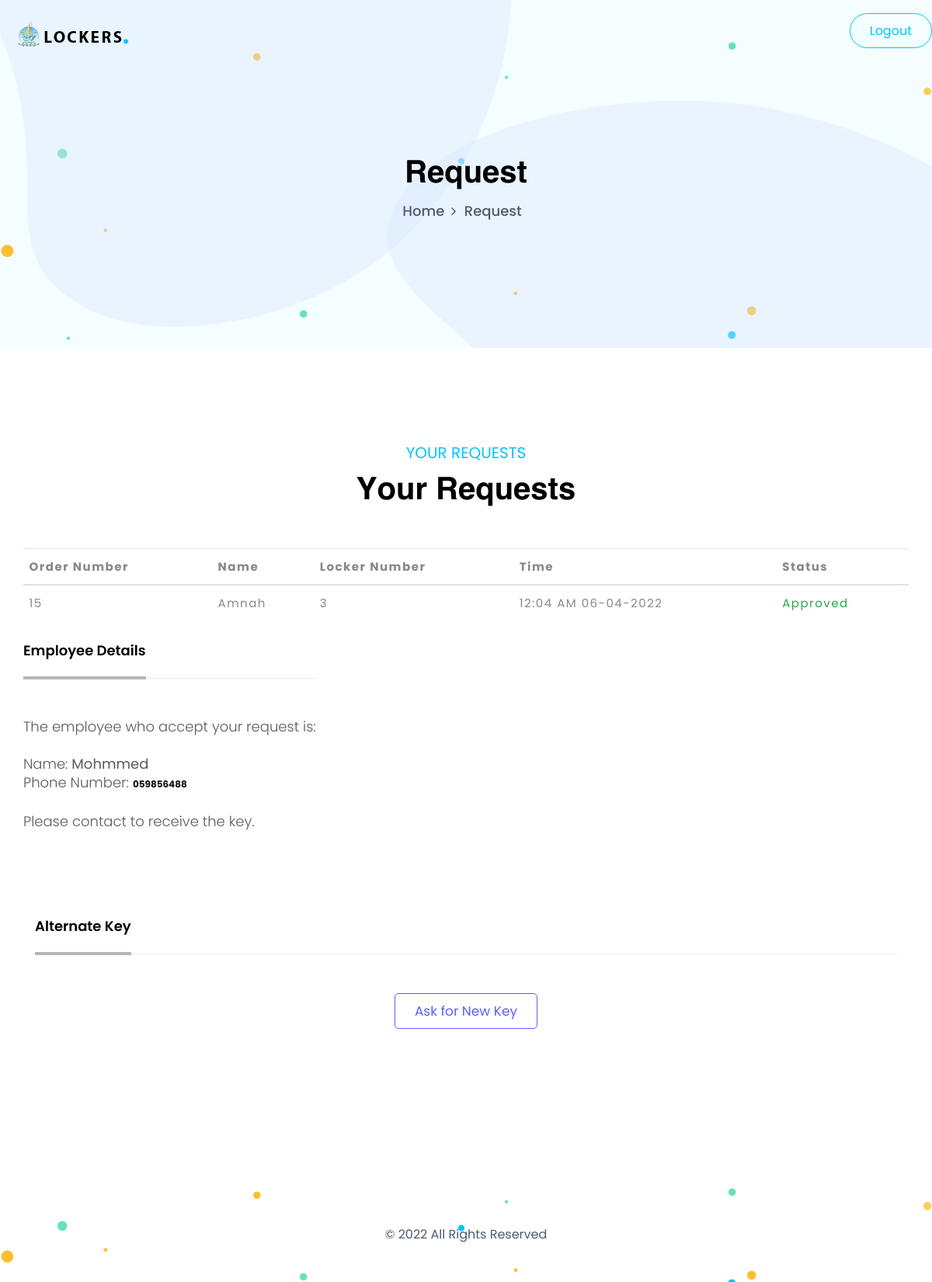
The page /app/request.php (signed in) on the database its author committed.
### tables this page shows
CREATE TABLE `booking` (
  `id` int(11) NOT NULL,
  `student_id` int(11) NOT NULL,
  `locker_id` int(11) NOT NULL,
  `employee_id` int(11) DEFAULT NULL,
  `approved` varchar(25) DEFAULT 'Pending',
  `time_on` int(25) NOT NULL,
  `alternate_key` int(11) NOT NULL DEFAULT '0',
  `attachment` varchar(225) DEFAULT NULL,
  `employee_alternate` int(11) DEFAULT NULL
);

CREATE TABLE `students` (
  `id` int(11) NOT NULL,
  `name` varchar(225) NOT NULL,
  `phone_number` varchar(225) NOT NULL,
  `student_id` varchar(225) NOT NULL,
  `password` varchar(225) NOT NULL
);

### app/request.php (the view, shortened to what this page needs)
<?php
include "inc/conf.php";
$userid = $_SESSION['user:id'];
$booking_id = $conn->query("SELECT booking.id FROM booking INNER JOIN students ON booking.student_id = students.id WHERE students.id = $userid")->fetch();
$booking_id = $booking_id['id'];
$sql = "SELECT * FROM booking INNER JOIN students ON booking.student_id = students.id WHERE students.id = $userid";
$lockers = $conn->query($sql)->fetch();
$has_req = true;
if($lockers['approved'] == 'Approve'){
  $emp_id = $lockers['employee_id'];
  $employee_sql = "SELECT * FROM `administrative` WHERE id = $emp_id";
  $employee = $conn->query($employee_sql)->fetch();
}
?>
<!DOCTYPE html>
<html lang="en">
<head>
<link rel="stylesheet" href="../assets/fonts/avenir/stylesheet.css">
<link rel="stylesheet" href="../assets/fonts/circularSTD/stylesheet.css">
<link rel="stylesheet" href="../assets/fonts/helvetica/stylesheet.css">
<link rel="stylesheet" href="../assets/fonts/gilroy/stylesheet.css">
<link rel="stylesheet" href="../assets/css/bootstrap.min.css">
<link rel="stylesheet" href="../assets/css/jquery-ui.css">
<link rel="stylesheet" href="../assets/css/sm-core-css.css" />
<link rel="stylesheet" href="../assets/css/sm-simple.css" />
<link rel="stylesheet" href="../assets/css/font-awesome.min.css">
<link rel="stylesheet" href="../assets/flaticon/flaticon.css">
<link rel="stylesheet" href="../assets/css/owl.carousel.min.css">
<link rel="stylesheet" href="../assets/css/owl.theme.default.min.css">
<link rel="stylesheet" href="../assets/css/flipping_gallery.css">
<link rel="stylesheet" href="../assets/css/jquery.fancybox.min.css" />
<link rel="stylesheet" href="../assets/css/xzoom.css" />
<link rel="stylesheet" href="../assets/slick/slick-theme.css">
<link rel="stylesheet" href="../assets/slick/slick.css">
<link href="../assets/YoutubeVideoModalPlugin/jquery.yu2fvl.css" rel="stylesheet" type="text/css">
<link rel="stylesheet" href="../assets/css/animate.css">
<link rel="stylesheet" href="../assets/css/aos.css" />
<link rel="stylesheet" href="../assets/css/style.css">
<link rel="stylesheet" href="../assets/css/responsive.css">
</head>
<body>
<header class="qniko-header qhV1">
<div class="header-box">
<div class="row">
<div class="col-md-8">
<nav class="main-nav qnikoNav" role="navigation">
<div class="nav-brand">
<a href="#">
<img src="../assets/img/logo.png" alt="">
</a>
</div>
</nav>
</div>
<div class="col-md-4">
<div class="qnRight">
<a href="logout.php" class="btn-style-a">Logout</a>
</div>
</div>
</div>
</div>
</header>
<section class="innerpage-titleV1-area">
<div class="graphicanimation-area">
<div class="ga-set-A">
<ul>
<li><img src="../assets/img/graphic/set-a/g-1.png" alt=""></li>
<li><img src="../assets/img/graphic/set-a/g-2.png" alt=""></li>
<li><img src="../assets/img/graphic/set-a/g-3.png" alt=""></li>
<li><img src="../assets/img/graphic/set-a/g-4.png" alt=""></li>
<li><img src="../assets/img/graphic/set-a/g-5.png" alt=""></li>
<li><img src="../assets/img/graphic/set-a/g-6.png" alt=""></li>
<li><img src="../assets/img/graphic/set-a/g-8.png" alt=""></li>
<li><img src="../assets/img/graphic/set-a/g-9.png" alt=""></li>
<li><img src="../assets/img/graphic/set-a/g-10.png" alt=""></li>
<li><img src="../assets/img/graphic/set-a/g-11.png" alt=""></li>
<li><img src="../assets/img/graphic/set-a/g-12.png" alt=""></li>
<li><img src="../assets/img/graphic/set-a/g-13.png" alt=""></li>
<li><img src="../assets/img/graphic/set-a/g-14.png" alt=""></li>
</ul>
</div>
</div>
<div class="container">
<div class="row">
<div class="col-md-12">
<div class="innerpage-title">
<h3>Request</h3>
</div>
<div class="page-breadcrumb">
<ul>
<li><a href="index.php">Home</a></li>
<li>Request</li>
</ul>
</div>
</div>
</div>
</div>
</section>
<section class="blog-wrapper-area">
<div class="blog-boxV1">
<div class="container">
<div class="row">
<div class="col-md-12">
<div class="section-titleV1">
<p>Your Requests</p>
<h3>Your Requests</h3>
</div>
</div>
</div>
<div class="row">
<?php if($has_req):
    if($lockers['approved'] == "Approve"){
        $lable = "Approved";
        $class = "text-success";
    }else{
        $lable = "Pending";
        $class = "text-secondary";
    }
    ?>
<table class="table">
  <thead>
    <tr>
      <th scope="col">Order Number</th>
      <th scope="col">Name</th>
      <th scope="col">Locker Number</th>
      <th scope="col">Time</th>
      <th scope="col">Status</th>
    </tr>
  </thead>
  <tbody>
    <tr>
      <td><?=$booking_id?></td>
      <td><?=$lockers['name']?></td>
      <td><?=$lockers['locker_id']?></td>
      <td ><?=date('h:i A m-d-Y ', $lockers['time_on'])?></td>
      <td class="<?=$class?>"><?=$lable?></td>
    </tr>
  </tbody>
</table>
<?php endif;
if ($has_req):
if($lable == "Approved"): ?>
<div class="row">
<div class="col-md-12">
<div class="product-info-tab" style="padding: 14px 0px;">
<nav>
<div class="nav nav-tabs nav-fill" id="nav-tab" role="tablist">
<a class="nav-item nav-link active show" id="nav-home-tab" data-toggle="tab" href="#nav-home" role="tab" aria-controls="nav-home" aria-selected="true">Employee Details</a>
</div>
</nav>
<div class="tab-content py-3 px-3 px-sm-0" id="nav-tabContent">
<div class="tab-pane fade active show" id="nav-home" role="tabpanel" aria-labelledby="nav-home-tab">
<p>
  The employee who accept your request is:
  <br>
  <br>
  Name: <b><?=$employee['name']?></b> <br>
  Phone Number: <a href="tel:<?=$employee['phone_number']?>"> <b><?=$employee['phone_number']?></b> </a>
  <br> <br>
Please contact to receive the key.
</p>
</div>
</div>
</div>
</div>
</div>
<?php endif ?>
<?php endif ?>
</div>
<?php if($lable == "Approved"){ ?>
<div class="row">
<div class="col-md-12">
<div class="product-info-tab" style="padding: 14px 0px;">
<nav>
<div class="nav nav-tabs nav-fill" id="nav-tab" role="tablist">
<a class="nav-item nav-link active show" id="nav-home-tab" data-toggle="tab" href="#nav-home" role="tab" aria-controls="nav-home" aria-selected="true">Alternate Key</a>
</div>
</nav>
<div class="tab-content py-3 px-3 px-sm-0" id="nav-tabContent">
<div class="tab-pane fade active show" id="nav-home" role="tabpanel" aria-labelledby="nav-home-tab">
<div class="text-center">
<?php if($lockers['alternate_key'] == 0):
   echo "<td><a href='#' data-toggle='modal' data-target='#exampleModal' class='btn-style-f'>Ask for New Key</a></td>";
else:
  echo "<td><a href='alternate_key.php' class='btn-style-d'>Show Your Request Details</a></td>";
 endif ?>
</div>
<?php } ?>
</div>
</div>
</div>
</div>
</div>
</div>
</div>
</section>
<footer class="footerV2-area">
<div class="graphicanimation-area">
<div class="ga-set-A">
<ul>
<li><img src="../assets/img/graphic/set-a/g-1.png" alt=""></li>
<li><img src="../assets/img/graphic/set-a/g-2.png" alt=""></li>
<li><img src="../assets/img/graphic/set-a/g-3.png" alt=""></li>
<li><img src="../assets/img/graphic/set-a/g-4.png" alt=""></li>
<li><img src="../assets/img/graphic/set-a/g-5.png" alt=""></li>
<li><img src="../assets/img/graphic/set-a/g-6.png" alt=""></li>
<li><img src="../assets/img/graphic/set-a/g-8.png" alt=""></li>
<li><img src="../assets/img/graphic/set-a/g-9.png" alt=""></li>
<li><img src="../assets/img/graphic/set-a/g-10.png" alt=""></li>
<li><img src="../assets/img/graphic/set-a/g-11.png" alt=""></li>
<li><img src="../assets/img/graphic/set-a/g-12.png" alt=""></li>
<li><img src="../assets/img/graphic/set-a/g-13.png" alt=""></li>
<li><img src="../assets/img/graphic/set-a/g-14.png" alt=""></li>
</ul>
</div>
</div>
<div class="container">
<div class="footer-copyright">
<div class="row">
<div class="col-md-12">
<div class="copyright-text text-center">
<p>© 2022 All Rights Reserved</p>
</div>
</div>
</div>
</div>
</div>
</footer>
</body>
</html>

### rows shown on the page
booking: id "15", student.name "Amnah", locker "3", time_on "12:04 AM 06-04-2022", approved "Approved"

### other values the page prints
$employee['name'] "Mohmmed"
$employee['phone_number'] "059856488"
